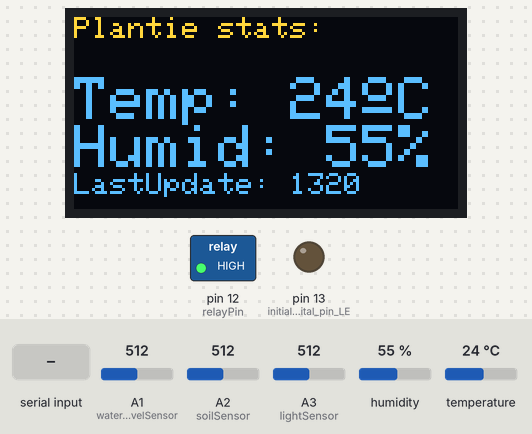
Bench run of a sketch on a simulated Arduino Uno, built with avr-gcc and run on an emulated ATmega328P. Parts: 128×64 one-colour display, switched loads named in the sketch (green lamp = pin HIGH), output pins drawn as LEDs (lit = HIGH). The test bench sets the inputs (shaded band); at power-on: humidity 55 %, temperature 24 °C, A1 (waterLevelSensor) = 512, A2 (soilSensor) = 512, A3 (lightSensor) = 512. The OLED is the two-colour kind (top 16 rows yellow).

Above: at 1.2 s.
1.3 s: humidity set to 22 %
At 2.5 s:
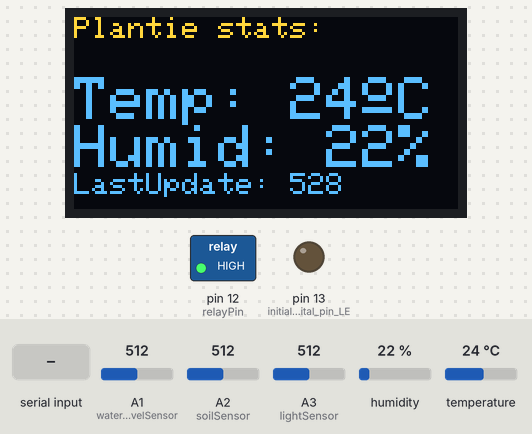
2.8 s: "<Water>" received over Serial
At 4.1 s:
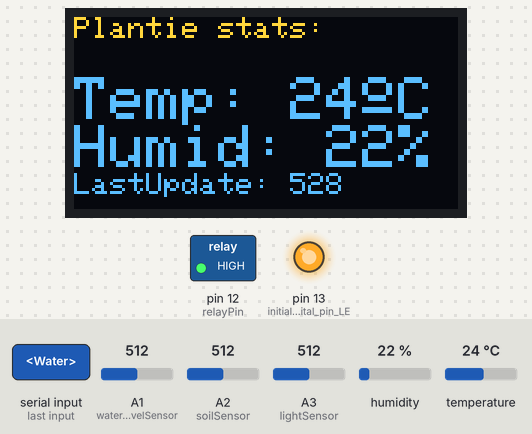
4.4 s: temperature set to 12 °C
At 5.5 s:
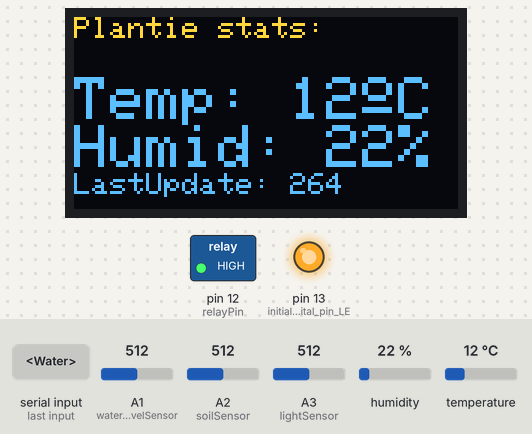
5.9 s: humidity set to 40 %
At 7.0 s:
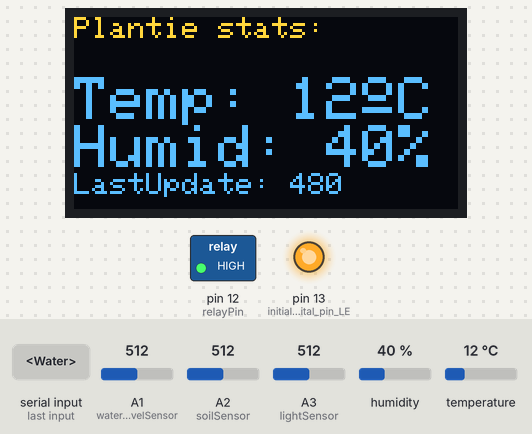
8.9 s: temperature set to 19 °C
At 9.3 s:
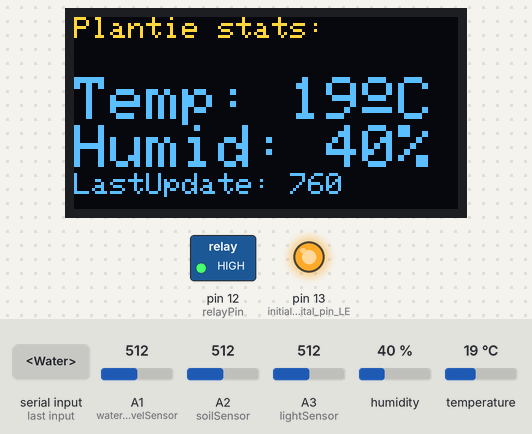
Timing chart, 0 to 11.4 s (numbered marks = the images above; inputs shaded):
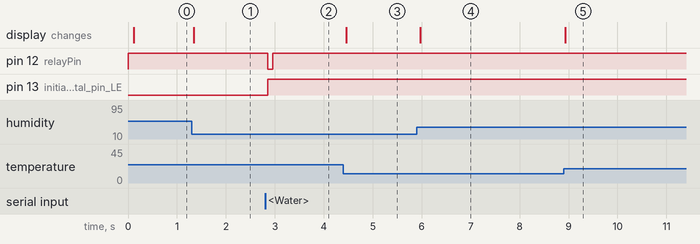

The sketch:

UNO.ino
```cpp
#include<dht.h> //library for temp/humidity sensor
dht DHT;

#define DHT11_PIN 2 //pin for temperature and hum sensor


//stuff for display
#include <SPI.h>
#include <Wire.h>
#include <Adafruit_GFX.h>
#include <Adafruit_SSD1306.h>

#define SCREEN_WIDTH 128 // OLED display width, in pixels
#define SCREEN_HEIGHT 64 // OLED display height, in pixels

// Declaration for an SSD1306 display connected to I2C (SDA, SCL pins)
#define OLED_RESET     -1 // Reset pin # (or -1 if sharing Arduino reset pin)
Adafruit_SSD1306 display(SCREEN_WIDTH, SCREEN_HEIGHT, &Wire, OLED_RESET);

int waterLevelSensor = A1;
int waterLevelSensorValue = 0; // variable to store the value coming from the sensor
int percentageWaterLevelSensorValue = 0;

int lightSensor = A3;
int lightSensorValue = 0;
int percentageLightSensorValue = 0;
// variable to store the value coming from the sensor

int soilSensor = A2;
int soilSensorValue = 0; // variable to store the value coming from the sensor
int percentageSoilSensorValue = 0;


const int relayPin =12; //pin for pump relay

//stuff for incomming messages
String serialMessage = "";
bool stringComplete = false;

void drawText(int temp, int humidity);

void setup(){

  pinMode(LED_BUILTIN, OUTPUT);   // initialize digital pin LED_BUILTIN as an output.
   pinMode(relayPin, OUTPUT);   // initialize digital pin relayPin as an output.
 digitalWrite(relayPin,HIGH);
  Serial.begin(9600);

  //###########display setup
  // SSD1306_SWITCHCAPVCC = generate display voltage from 3.3V internally
  if(!display.begin(SSD1306_SWITCHCAPVCC, 0x3C)) {
    Serial.println(F("SSD1306 allocation failed"));
    for(;;); // Don't proceed, loop forever
  }
  // Clear the buffer
  display.clearDisplay();

  // Show the display buffer on the screen. You MUST call display() after
  // drawing commands to make them visible on screen!
  display.display();
  // display.display() is NOT necessary after every single drawing command,
  // unless that's what you want...rather, you can batch up a bunch of
  // drawing operations and then update the screen all at once by calling
  // display.display(). These examples demonstrate both approaches...

}


void loop()
{

int chk = DHT.read11(DHT11_PIN); //reading from temp/humidity sensor
 //digitalWrite(relayPin,HIGH);
 drawText(DHT.temperature,DHT.humidity);

         lightSensorValue = analogRead(lightSensor); // read the value from the sensor
         percentageLightSensorValue = (lightSensorValue-65)*100L/(800-65); //(value-initialValue)*100/(maxValue-initialValue)
         if(percentageLightSensorValue<0)
         percentageLightSensorValue = 0;
     //    Serial.print("Light sensor in %:   " );
    //Serial.println(100-percentageLightSensorValue);


    soilSensorValue = analogRead(soilSensor); // read the value from the sensor
    percentageSoilSensorValue = (soilSensorValue-300)*100L/(1020-300); //(value-initialValue)*100/(maxValue-initialValue)
    if(percentageSoilSensorValue<0)
    percentageSoilSensorValue = 0;

    //Serial.print("Soil sensor in %:   " );
   // Serial.println(100-percentageSoilSensorValue);

   waterLevelSensorValue = analogRead(waterLevelSensor); // read the value from the sensor
    percentageWaterLevelSensorValue = (waterLevelSensorValue-300)*100L/(1020-300); //(value-initialValue)*100/(maxValue-initialValue)
    if(percentageWaterLevelSensorValue<0)
    percentageWaterLevelSensorValue = 0;
    //Serial.print("WaterLevel sensor in %:   " );
    //Serial.println(100-percentageWaterLevelSensorValue);

//When there is something in serial buffer
while (Serial.available())
    {
        char serialChar = Serial.read(); //gets one byte from serial buffer
        if (serialChar == '<')  //if < is the beginning of the received char reset the buffer
        {
            serialMessage = "";
        }
        else if (serialChar == '>')
        {
            stringComplete = true;
        }
        else
        {
            //Append the message within specified ascii section
            if ((serialChar >= 48 && serialChar <= 122) || serialChar == ',')
                serialMessage += serialChar;
        }
    }

    //Things to do when we received a command
    if( stringComplete == true)
    {
      if(serialMessage == "Water")
      {
         digitalWrite(LED_BUILTIN, HIGH);   // turn the LED on (HIGH is the voltage level)

         digitalWrite(relayPin,LOW);
         delay(100);
         digitalWrite(relayPin,HIGH);
      }

      if(serialMessage == "Update")
      {


        //<airt:;airh:;soil:;brig:;wat:>

        //temperature and humidity
        //Serial.print("<t"+ String(int(DHT.temperature))+ ";h"+ String(int(DHT.humidity))+ ">");
        Serial.print("<airt:"+ String(int(DHT.temperature))+ ";airh:"+ String(int(DHT.humidity))+";soil:"+(100-percentageSoilSensorValue)+";brig:"+(100-percentageLightSensorValue)+";wat:"+(100-percentageWaterLevelSensorValue)+";>");

       //  Serial.println(soilSensorValue); //prints the values coming from the sensor on the screen
       // Serial.println(lightSensorValue); //prints the values coming from the sensor on the screen
      //  Serial.println(waterLevelSensorValue); //prints the values coming from the sensor on the screen
      }
      //Serial.println("<HelloFromUNO>");

      stringComplete = false;
      delay(100);

    }
}
void drawText(int temp, int humidity) {

  display.clearDisplay();
  display.setTextSize(1);
  display.setTextColor(WHITE);
  display.setCursor(0,0);
  display.println("Plantie stats:");
  display.setTextColor(BLACK, WHITE); // 'inverted' text
 display.setCursor(0,20);
  display.setTextSize(2);
  display.setTextColor(WHITE);
  display.print("Temp: ");
  display.print(temp);
  display.print((char)167); //degree symbol is 248 but this one is better
  display.println("C");

  display.print("Humid: ");
  display.print(humidity);
  display.println("%");

  display.setTextSize(1);
  display.print("LastUpdate: ");
  display.println(temp*humidity);
  display.display();
  //delay(2000);
  display.clearDisplay();


}

//     int val = 0; //= ArduinoUno.parseFloat();
//     val = ArduinoUno.read();
//     if(val != "-1")
//       {
//       Serial.print("Incomming data: ");
//       Serial.println(val);
//       if( val == '\n')
//        {
//         Serial.println("slash n detected");
//         val = "";
//        }


//void writeString(String stringData) { // Used to serially push out a String with Serial.write()
//
//  for (int i = 0; i < stringData.length(); i++)
//  {
//    Serial.write(stringData[i]);   // Push each char 1 by 1 on each loop pass
//  }
//
//}// end writeString
```

Measured:
- after the input at 1.3 s, the display: changes after 0.05 s (image 1)
- after the input at 2.8 s, pin 12 (relayPin): HIGH → LOW after 0.06 s, → HIGH 0.10 s later; pin 13 (initialize_digital_pin_LE): LOW → HIGH after 0.06 s
- after the input at 4.4 s, the display: changes after 0.06 s (image 3)
- after the input at 5.9 s, the display: changes after 0.07 s (image 4)
- after the input at 8.9 s, the display: changes at once (image 5)
